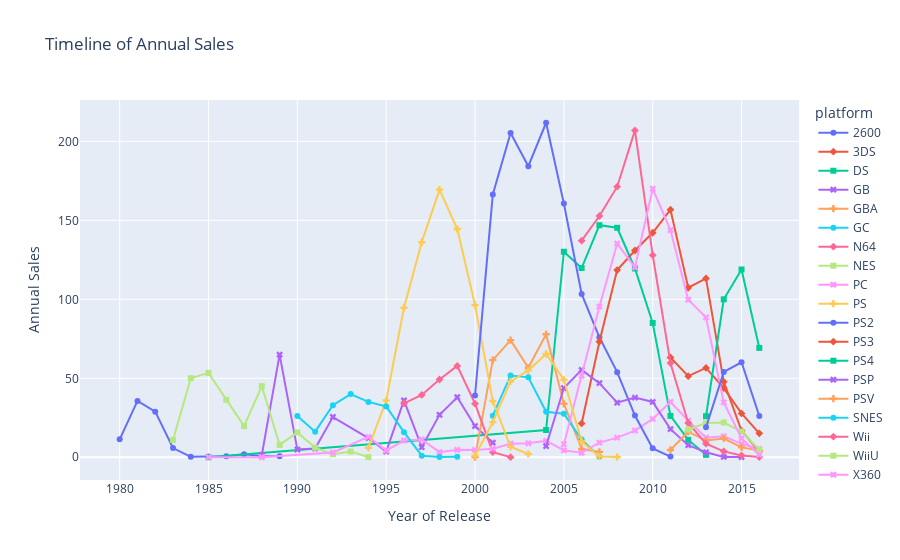

The notebook cell this image was saved under:
### Code cell
# Grouping data by platform and year_of_release
platform = df_filtered.groupby(['platform','year_of_release'])['total_sales'].sum().reset_index()

# Creating the figure
sales_timeline = px.line(platform,
                         x='year_of_release',
                         y='total_sales',
                         color='platform',
                         symbol='platform',
                         title='Timeline of Annual Sales')

# Adding labels
sales_timeline.update_layout(xaxis_title='Year of Release',
                             yaxis_title='Annual Sales')

sales_timeline.show()

### Figure 1 — Plotly figure (JSON) as saved in the notebook; plotly's stock layout.template omitted (floating-point values rounded to 4 significant figures)
{"data": [{"hovertemplate": "platform=2600<br>year_of_release=%{x}<br>total_sales=%{y}<extra></extra>", "legendgroup": "2600", "line": {"color": "#636efa", "dash": "solid"}, "marker": {"symbol": "circle"}, "mode": "lines+markers", "name": "2600", "orientation": "v", "showlegend": true, "type": "scatter", "x": [1980, 1981, 1982, 1983, 1984, 1985, 1986, 1987, 1988, 1989], "xaxis": "x", "y": [11.38, 35.68, 28.88, 5.84, 0.27, 0.45, 0.67, 1.94, 0.74, 0.63], "yaxis": "y"}, {"hovertemplate": "platform=3DS<br>year_of_release=%{x}<br>total_sales=%{y}<extra></extra>", "legendgroup": "3DS", "line": {"color": "#EF553B", "dash": "solid"}, "marker": {"symbol": "diamond"}, "mode": "lines+markers", "name": "3DS", "orientation": "v", "showlegend": true, "type": "scatter", "x": [2011, 2012, 2013, 2014, 2015, 2016], "xaxis": "x", "y": [63.2, 51.36, 56.57, 43.76, 27.78, 15.14], "yaxis": "y"}, {"hovertemplate": "platform=DS<br>year_of_release=%{x}<br>total_sales=%{y}<extra></extra>", "legendgroup": "DS", "line": {"color": "#00cc96", "dash": "solid"}, "marker": {"symbol": "square"}, "mode": "lines+markers", "name": "DS", "orientation": "v", "showlegend": true, "type": "scatter", "x": [1985, 2004, 2005, 2006, 2007, 2008, 2009, 2010, 2011, 2012, 2013], "xaxis": "x", "y": [0.02, 17.27, 130.1, 119.8, 146.9, 145.3, 119.5, 85.02, 26.18, 11.01, 1.54], "yaxis": "y"}, {"hovertemplate": "platform=GB<br>year_of_release=%{x}<br>total_sales=%{y}<extra></extra>", "legendgroup": "GB", "line": {"color": "#ab63fa", "dash": "solid"}, "marker": {"symbol": "x"}, "mode": "lines+markers", "name": "GB", "orientation": "v", "showlegend": true, "type": "scatter", "x": [1988, 1989, 1990, 1991, 1992, 1994, 1995, 1996, 1997, 1998, 1999, 2000, 2001], "xaxis": "x", "y": [1.43, 64.97, 4.89, 5.57, 25.49, 12.18, 3.6, 36.03, 6.37, 26.9, 38, 19.76, 9.24], "yaxis": "y"}, {"hovertemplate": "platform=GBA<br>year_of_release=%{x}<br>total_sales=%{y}<extra></extra>", "legendgroup": "GBA", "line": {"color": "#FFA15A", "dash": "solid"}, "marker": {"symbol": "cross"}, "mode": "lines+markers", "name": "GBA", "orientation": "v", "showlegend": true, "type": "scatter", "x": [2000, 2001, 2002, 2003, 2004, 2005, 2006, 2007], "xaxis": "x", "y": [0.07, 61.53, 74.16, 56.67, 77.91, 33.86, 5.28, 3.4], "yaxis": "y"}, {"hovertemplate": "platform=GC<br>year_of_release=%{x}<br>total_sales=%{y}<extra></extra>", "legendgroup": "GC", "line": {"color": "#19d3f3", "dash": "solid"}, "marker": {"symbol": "circle"}, "mode": "lines+markers", "name": "GC", "orientation": "v", "showlegend": true, "type": "scatter", "x": [2001, 2002, 2003, 2004, 2005, 2006, 2007], "xaxis": "x", "y": [26.34, 51.81, 50.61, 28.82, 27.62, 11.26, 0.27], "yaxis": "y"}, {"hovertemplate": "platform=N64<br>year_of_release=%{x}<br>total_sales=%{y}<extra></extra>", "legendgroup": "N64", "line": {"color": "#FF6692", "dash": "solid"}, "marker": {"symbol": "diamond"}, "mode": "lines+markers", "name": "N64", "orientation": "v", "showlegend": true, "type": "scatter", "x": [1996, 1997, 1998, 1999, 2000, 2001, 2002], "xaxis": "x", "y": [34.1, 39.5, 49.24, 57.87, 33.97, 3.25, 0.08], "yaxis": "y"}, {"hovertemplate": "platform=NES<br>year_of_release=%{x}<br>total_sales=%{y}<extra></extra>", "legendgroup": "NES", "line": {"color": "#B6E880", "dash": "solid"}, "marker": {"symbol": "square"}, "mode": "lines+markers", "name": "NES", "orientation": "v", "showlegend": true, "type": "scatter", "x": [1983, 1984, 1985, 1986, 1987, 1988, 1989, 1990, 1991, 1992, 1993, 1994], "xaxis": "x", "y": [10.96, 50.08, 53.44, 36.41, 19.76, 45.01, 7.85, 15.73, 6.11, 1.98, 3.61, 0.11], "yaxis": "y"}, {"hovertemplate": "platform=PC<br>year_of_release=%{x}<br>total_sales=%{y}<extra></extra>", "legendgroup": "PC", "line": {"color": "#FF97FF", "dash": "solid"}, "marker": {"symbol": "x"}, "mode": "lines+markers", "name": "PC", "orientation": "v", "showlegend": true, "type": "scatter", "x": [1985, 1988, 1992, 1994, 1995, 1996, 1997, 1998, 1999, 2000, 2001, 2002, 2003, 2004, 2005, 2006, 2007, 2008, 2009, 2010, 2011, 2012, 2013, 2014, 2015, 2016], "xaxis": "x", "y": [0.04, 0.03, 3.03, 12.87, 4.22, 10.58, 11.27, 3.26, 4.74, 4.66, 5.47, 8.57, 8.84, 10.39, 4.37, 2.85, 9.28, 12.42, 16.91, 24.28, 35.03, 23.22, 12.38, 13.28, 8.52, 5.25], "yaxis": "y"}, {"hovertemplate": "platform=PS<br>year_of_release=%{x}<br>total_sales=%{y}<extra></extra>", "legendgroup": "PS", "line": {"color": "#FECB52", "dash": "solid"}, "marker": {"symbol": "cross"}, "mode": "lines+markers", "name": "PS", "orientation": "v", "showlegend": true, "type": "scatter", "x": [1994, 1995, 1996, 1997, 1998, 1999, 2000, 2001, 2002, 2003], "xaxis": "x", "y": [6.03, 35.96, 94.7, 136.2, 169.5, 144.5, 96.37, 35.59, 6.67, 2.07], "yaxis": "y"}, {"hovertemplate": "platform=PS2<br>year_of_release=%{x}<br>total_sales=%{y}<extra></extra>", "legendgroup": "PS2", "line": {"color": "#636efa", "dash": "solid"}, "marker": {"symbol": "circle"}, "mode": "lines+markers", "name": "PS2", "orientation": "v", "showlegend": true, "type": "scatter", "x": [2000, 2001, 2002, 2003, 2004, 2005, 2006, 2007, 2008, 2009, 2010, 2011], "xaxis": "x", "y": [39.17, 166.4, 205.4, 184.3, 211.8, 160.7, 103.4, 75.99, 53.9, 26.4, 5.64, 0.45], "yaxis": "y"}, {"hovertemplate": "platform=PS3<br>year_of_release=%{x}<br>total_sales=%{y}<extra></extra>", "legendgroup": "PS3", "line": {"color": "#EF553B", "dash": "solid"}, "marker": {"symbol": "diamond"}, "mode": "lines+markers", "name": "PS3", "orientation": "v", "showlegend": true, "type": "scatter", "x": [2006, 2007, 2008, 2009, 2010, 2011, 2012, 2013, 2014, 2015, 2016], "xaxis": "x", "y": [21.44, 73.19, 118.5, 130.9, 142.2, 156.8, 107.4, 113.2, 47.76, 16.82, 3.6], "yaxis": "y"}, {"hovertemplate": "platform=PS4<br>year_of_release=%{x}<br>total_sales=%{y}<extra></extra>", "legendgroup": "PS4", "line": {"color": "#00cc96", "dash": "solid"}, "marker": {"symbol": "square"}, "mode": "lines+markers", "name": "PS4", "orientation": "v", "showlegend": true, "type": "scatter", "x": [2013, 2014, 2015, 2016], "xaxis": "x", "y": [25.99, 100, 118.9, 69.25], "yaxis": "y"}, {"hovertemplate": "platform=PSP<br>year_of_release=%{x}<br>total_sales=%{y}<extra></extra>", "legendgroup": "PSP", "line": {"color": "#ab63fa", "dash": "solid"}, "marker": {"symbol": "x"}, "mode": "lines+markers", "name": "PSP", "orientation": "v", "showlegend": true, "type": "scatter", "x": [2004, 2005, 2006, 2007, 2008, 2009, 2010, 2011, 2012, 2013, 2014, 2015], "xaxis": "x", "y": [7.06, 43.84, 55.32, 46.93, 34.55, 37.78, 35.04, 17.82, 7.69, 3.14, 0.24, 0.12], "yaxis": "y"}, {"hovertemplate": "platform=PSV<br>year_of_release=%{x}<br>total_sales=%{y}<extra></extra>", "legendgroup": "PSV", "line": {"color": "#FFA15A", "dash": "solid"}, "marker": {"symbol": "cross"}, "mode": "lines+markers", "name": "PSV", "orientation": "v", "showlegend": true, "type": "scatter", "x": [2011, 2012, 2013, 2014, 2015, 2016], "xaxis": "x", "y": [4.63, 16.19, 10.59, 11.9, 6.25, 4.25], "yaxis": "y"}, {"hovertemplate": "platform=SNES<br>year_of_release=%{x}<br>total_sales=%{y}<extra></extra>", "legendgroup": "SNES", "line": {"color": "#19d3f3", "dash": "solid"}, "marker": {"symbol": "circle"}, "mode": "lines+markers", "name": "SNES", "orientation": "v", "showlegend": true, "type": "scatter", "x": [1990, 1991, 1992, 1993, 1994, 1995, 1996, 1997, 1998, 1999], "xaxis": "x", "y": [26.15, 16.22, 32.98, 40.02, 35.08, 32.2, 15.92, 0.99, 0.22, 0.26], "yaxis": "y"}, {"hovertemplate": "platform=Wii<br>year_of_release=%{x}<br>total_sales=%{y}<extra></extra>", "legendgroup": "Wii", "line": {"color": "#FF6692", "dash": "solid"}, "marker": {"symbol": "diamond"}, "mode": "lines+markers", "name": "Wii", "orientation": "v", "showlegend": true, "type": "scatter", "x": [2006, 2007, 2008, 2009, 2010, 2011, 2012, 2013, 2014, 2015, 2016], "xaxis": "x", "y": [137.2, 152.8, 171.3, 207.0, 128.0, 59.65, 21.71, 8.59, 3.75, 1.14, 0.18], "yaxis": "y"}, {"hovertemplate": "platform=WiiU<br>year_of_release=%{x}<br>total_sales=%{y}<extra></extra>", "legendgroup": "WiiU", "line": {"color": "#B6E880", "dash": "solid"}, "marker": {"symbol": "square"}, "mode": "lines+markers", "name": "WiiU", "orientation": "v", "showlegend": true, "type": "scatter", "x": [2012, 2013, 2014, 2015, 2016], "xaxis": "x", "y": [17.56, 21.65, 22.03, 16.35, 4.6], "yaxis": "y"}, {"hovertemplate": "platform=X360<br>year_of_release=%{x}<br>total_sales=%{y}<extra></extra>", "legendgroup": "X360", "line": {"color": "#FF97FF", "dash": "solid"}, "marker": {"symbol": "x"}, "mode": "lines+markers", "name": "X360", "orientation": "v", "showlegend": true, "type": "scatter", "x": [2005, 2006, 2007, 2008, 2009, 2010, 2011, 2012, 2013, 2014, 2015, 2016], "xaxis": "x", "y": [8.25, 51.62, 95.41, 135.3, 120.3, 170.0, 143.8, 99.74, 88.58, 34.74, 11.96, 1.52], "yaxis": "y"}, {"hovertemplate": "platform=XB<br>year_of_release=%{x}<br>total_sales=%{y}<extra></extra>", "legendgroup": "XB", "line": {"color": "#FECB52", "dash": "solid"}, "marker": {"symbol": "cross"}, "mode": "lines+markers", "name": "XB", "orientation": "v", "showlegend": true, "type": "scatter", "x": [2000, 2001, 2002, 2003, 2004, 2005, 2006, 2007, 2008], "xaxis": "x", "y": [0.99, 22.26, 48.01, 55.04, 65.42, 49.08, 10.04, 0.55, 0.18], "yaxis": "y"}, {"hovertemplate": "platform=XOne<br>year_of_release=%{x}<br>total_sales=%{y}<extra></extra>", "legendgroup": "XOne", "line": {"color": "#636efa", "dash": "solid"}, "marker": {"symbol": "circle"}, "mode": "lines+markers", "name": "XOne", "orientation": "v", "showlegend": true, "type": "scatter", "x": [2013, 2014, 2015, 2016], "xaxis": "x", "y": [18.96, 54.07, 60.14, 26.15], "yaxis": "y"}], "layout": {"legend": {"title": {"text": "platform"}, "tracegroupgap": 0}, "title": {"text": "Timeline of Annual Sales"}, "xaxis": {"anchor": "y", "domain": [0, 1], "title": {"text": "Year of Release"}}, "yaxis": {"anchor": "x", "domain": [0, 1], "title": {"text": "Annual Sales"}}}}
